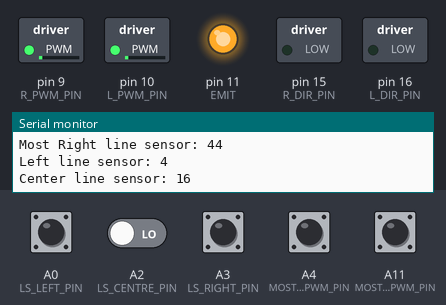
A sketch run on a simulated Arduino Mega 2560, built with avr-gcc and run on an emulated ATmega2560. Parts: switched loads named in the sketch (green lamp = pin HIGH), output pins drawn as LEDs (lit = HIGH), the last lines printed to the serial monitor. Dashed ring = blinking. The inputs (shaded band) are chosen by the test bench; at power-on: A0 (LS_LEFT_PIN), A2 (LS_CENTRE_PIN), A3 (LS_RIGHT_PIN), A4 (MOST_RIGHT_PWM_PIN), A11 (MOST_LEFT_PWM_PIN) LOW.

Above: at 1.2 s.
1.3 s: A0 (LS_LEFT_PIN) pulled HIGH for 1 s
At 2.55 s:
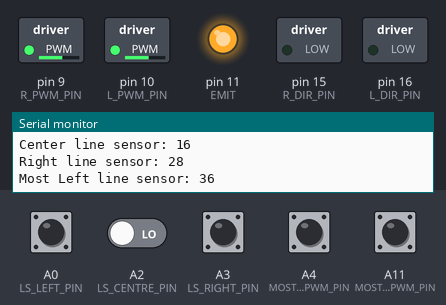
4.1 s: A3 (LS_RIGHT_PIN) pulled HIGH for 1 s
At 5.35 s:
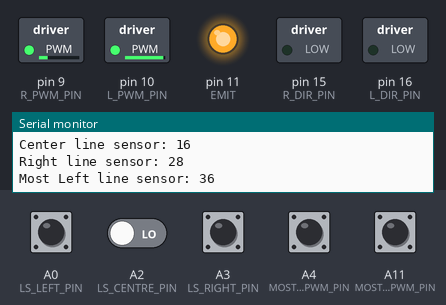
6.9 s: A4 (MOST_RIGHT_PWM_PIN) pulled HIGH for 1 s
At 7.5 s:
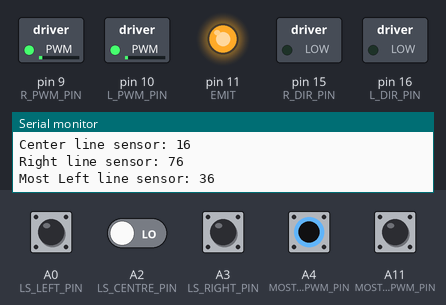
10.9 s: A11 (MOST_LEFT_PWM_PIN) pulled HIGH for 0.2 s
14.1 s: A3 (LS_RIGHT_PIN) pulled HIGH for 0.2 s
At 15.6 s:
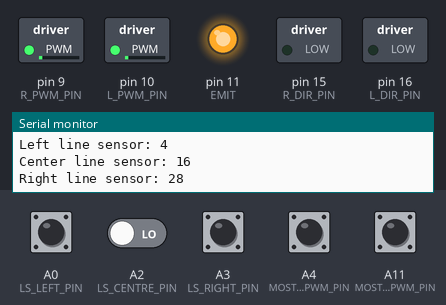
17.3 s: A0 (LS_LEFT_PIN) pulled HIGH for 0.2 s
At 17.75 s:
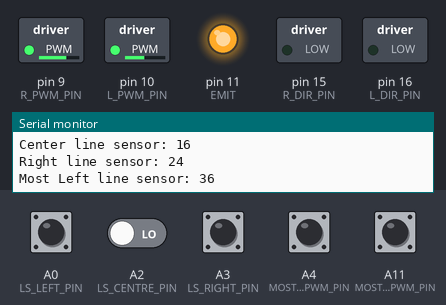
Timing chart, 0 to 20.3 s (numbered marks = the images above; inputs shaded):
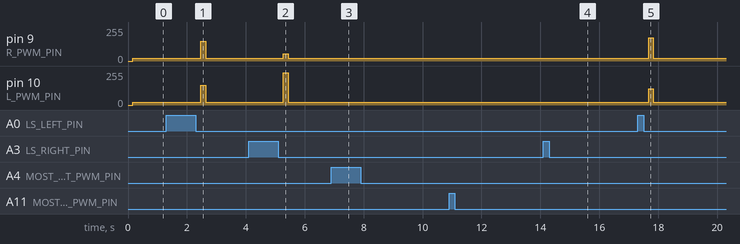

Measured:
- after the input at 1.3 s, pin 9 (R_PWM_PIN): 20/255 → 148/255 after 1.2 s, → 20/255 0.17 s later; pin 10 (L_PWM_PIN): 20/255 → 149/255 after 1.2 s, → 20/255 0.17 s later
- after the input at 4.1 s, pin 9 (R_PWM_PIN): 20/255 → 54/255 after 1.2 s, → 20/255 0.17 s later; pin 10 (L_PWM_PIN): 20/255 → 243/255 after 1.2 s, → 20/255 0.17 s later
- after the input at 6.9 s, pin 9 (R_PWM_PIN): alternates 21/255 for 0.17 s and 20/255 for 0.17 s, 4 changes in all, then stays 20/255, starting after 0.52 s; pin 10 (L_PWM_PIN): alternates 20/255 for 0.17 s and 19/255 for 0.17 s, 4 changes in all, then stays 20/255, starting after 0.52 s
- after the input at 14.1 s, pin 9 (R_PWM_PIN): 20/255 → 21/255 after 0.28 s, → 20/255 0.17 s later; pin 10 (L_PWM_PIN): 20/255 → 19/255 after 0.28 s, → 20/255 0.17 s later
- after the input at 17.3 s, pin 9 (R_PWM_PIN): 20/255 → 174/255 after 0.37 s, → 20/255 0.17 s later; pin 10 (L_PWM_PIN): 20/255 → 123/255 after 0.37 s, → 20/255 0.17 s later

The sketch:

odm.ino
```cpp
#include "Framework.h"

Framework framework;
// main program
void setup(){
  Serial.begin(9600);
  framework.Init();
}

void loop(){
  framework.execute();
}
```

Framework.h
```cpp
#include "Motor.h"
#include "IR_Sensor.h"

Motor motor;
IR_Sensor ir_sensor;

class Framework{
  private:
    float error;
  public:
    void Init(){
      error = 0;
      motor.Init();
      ir_sensor.Init();
    }
    void execute(){
      error = ir_sensor.execute();
      delay(10);
      motor.execute(error);
    }
};
```

IR_Sensor.h
```cpp
// color-detector defination
# define LS_LEFT_PIN  A0
# define LS_CENTRE_PIN A2
# define LS_RIGHT_PIN A3
# define MOST_LEFT_PWM_PIN A11
# define MOST_RIGHT_PWM_PIN A4
# define EMIT 11
# define MAX_SENSOR 5 // nums of sensors

// Global Variable
int Ls_Pin[MAX_SENSOR] = {LS_LEFT_PIN, LS_CENTRE_PIN, LS_RIGHT_PIN, MOST_LEFT_PWM_PIN, MOST_RIGHT_PWM_PIN};

class IR_Sensor{
  private:
    unsigned long start_time;
    float error_value;
    float turn_pwm;
  public:
    unsigned long current_read[ MAX_SENSOR ];
    unsigned long previous_read[ MAX_SENSOR ];
    void Init(){
      start_time = millis();
      pinMode(EMIT,OUTPUT);
      pinMode(Ls_Pin[0],INPUT);
      pinMode(Ls_Pin[1],INPUT);
      pinMode(Ls_Pin[2],INPUT);
      pinMode(Ls_Pin[3],INPUT);
      pinMode(Ls_Pin[4],INPUT);
      digitalWrite(EMIT,HIGH);
      //init sensor data
      current_read[0]=0;
      current_read[1]=0;
      current_read[2]=0;
      current_read[3]=0;
      current_read[4]=0;
      previous_read[0]=0;
      previous_read[1]=0;
      previous_read[2]=0;
      previous_read[3]=0;
      previous_read[4]=0;
      error_value = 0;
      turn_pwm = 0;
    }
    float execute(){
      pinMode( Ls_Pin[0], OUTPUT );
      digitalWrite( Ls_Pin[0], HIGH );
      pinMode( Ls_Pin[1], OUTPUT );
      digitalWrite( Ls_Pin[1], HIGH );
      pinMode( Ls_Pin[2], OUTPUT );
      digitalWrite( Ls_Pin[2], HIGH );
      pinMode( Ls_Pin[3], OUTPUT );
      digitalWrite( Ls_Pin[3], HIGH );
      pinMode( Ls_Pin[4], OUTPUT );
      digitalWrite( Ls_Pin[4], HIGH );
      // Tiny delay for capacitor to charge.
      delayMicroseconds(10);
      //  Turn input pin back to an input
      pinMode( Ls_Pin[0], INPUT );
      pinMode( Ls_Pin[1], INPUT );
      pinMode( Ls_Pin[2], INPUT );
      pinMode( Ls_Pin[3], INPUT );
      pinMode( Ls_Pin[4], INPUT );
      // ReadLineSensor();
      Read_5_Sensor(MAX_SENSOR);
      error_value = Get_Line_Error();
      Data_Alignment();
      turn_pwm = 5;
      turn_pwm = turn_pwm * error_value;

      return turn_pwm;
    }
    // Read 5 IR sensor reading
    void Read_5_Sensor(const int sensor_num) {
          unsigned long start_time;
          unsigned long current_time;
          unsigned long elapsed_time;
          unsigned long timeout = 5000;
          //Begin measurement of time in microseconds.
          int remaining = sensor_num;
          start_time=micros();
          while(remaining > 0){
            for(int i =0; i < sensor_num; i++){
              current_time = micros();
              elapsed_time = current_time - start_time;
              if( digitalRead( Ls_Pin[i] ) == LOW ){
              // Check to see if it is the same as the initialization value.
                if(current_read[i]== previous_read[i]){
                  current_read[i] = elapsed_time;
                  remaining = remaining - 1;
                }
              }
            }
          }
          Serial.print("Left line sensor: " );
          Serial.print( current_read[0] );
          Serial.print("\n");
          Serial.print("Center line sensor: " );
          Serial.print( current_read[1] );
          Serial.print("\n");
          Serial.print("Right line sensor: " );
          Serial.print( current_read[2] );
          Serial.print("\n");
          Serial.print("Most Left line sensor: " );
          Serial.print( current_read[3] );
          Serial.print("\n");
          Serial.print("Most Right line sensor: " );
          Serial.print( current_read[4] );
          Serial.print("\n");
          delay(100);
      }
      // Single P-control.
      float Get_Line_Error(){
        float e_line;
        float w_left;
        float w_right;

        w_left = (static_cast<float>(current_read[0])-600)/(2400-650) + ((static_cast<float>(current_read[1])-600)/(2400-650))*0.5;
        w_right = (static_cast<float>(current_read[2])-600)/(2400-650)+ ((static_cast<float>(current_read[1])-600)/(2400-650))*0.5;
        e_line = w_left - w_right;

        return e_line;
      }
      // Align the sensor readings at the current moment with the previous moment.
      void Data_Alignment(){
        for (int i =0;i< MAX_SENSOR;i++){
          previous_read[i]=current_read[i];
        }
      }
};
```

Motor.h
```cpp
// motor defination
# define L_PWM_PIN 10
# define L_DIR_PIN 16
# define R_PWM_PIN 9
# define R_DIR_PIN 15
# define FWD LOW
# define REV HIGH
# define INIT_LEFT_SPEED 20
# define INIT_RIGHT_SPEED 21

class Motor{
  public:
    void Init(){
      // Set all the motor pins as outputs
      pinMode(L_PWM_PIN,OUTPUT);
      pinMode(L_DIR_PIN,OUTPUT);
      pinMode(R_PWM_PIN,OUTPUT);
      pinMode(R_DIR_PIN,OUTPUT);
       // Set initial direction
      digitalWrite( L_DIR_PIN, FWD );
      digitalWrite( R_DIR_PIN, FWD );
      // Set initial power values for PWM
      digitalWrite( L_PWM_PIN, FWD );
      digitalWrite( R_PWM_PIN, FWD );
    }

    float execute(float error_value){
      // Set the direction of rotation for the left and right motor here
      digitalWrite(L_DIR_PIN, FWD);
      digitalWrite(R_DIR_PIN, FWD);
      // the volume of motor operation
      forward(error_value);
    }
    void forward(float error_value){
      analogWrite(L_PWM_PIN,INIT_LEFT_SPEED - error_value);
      analogWrite(R_PWM_PIN, INIT_RIGHT_SPEED + error_value);
    }
    void r_180_rotation(){
      digitalWrite(L_DIR_PIN, REV);
      digitalWrite(R_DIR_PIN, FWD);
      for(int pos = 0; pos < 37; pos += 1){
        analogWrite(L_PWM_PIN,pos);
        analogWrite(R_PWM_PIN,pos);
        delay(50);
      }
    }
};
```
